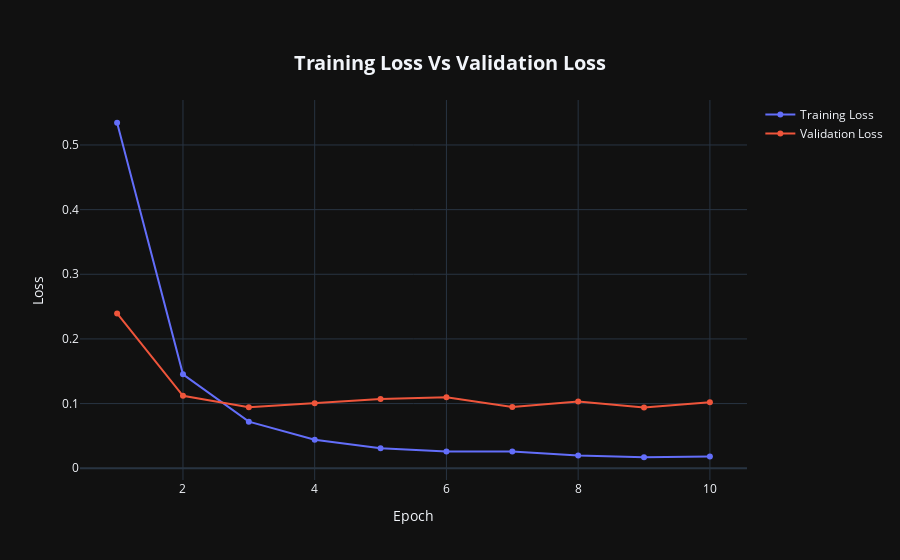

This figure's notebook cell:
### Code cell
fig = go.Figure()

fig.add_trace(go.Scatter(x = acc_loss_data['Epoch'],
                         y = acc_loss_data['Training Loss'],
                         mode='lines+markers',
                         name='Training Loss'))

fig.add_trace(go.Scatter(x = acc_loss_data['Epoch'],
                         y = acc_loss_data['Validation Loss'],
                         mode='lines+markers',
                         name = 'Validation Loss'))

fig.update_layout(title = {'text': "<b>Training Loss Vs Validation Loss</b>\n",
                           'xanchor': 'center',
                           'yanchor': 'top',
                           'y':0.9,'x':0.5,},
                  xaxis_title="Epoch",
                  yaxis_title = "Loss",
                  title_font = dict(size = 20))

fig.layout.template = 'plotly_dark'

fig.show()

### Figure 1 — Plotly figure (JSON) as saved in the notebook; plotly's stock layout.template omitted (floating-point values rounded to 4 significant figures)
{"data": [{"mode": "lines+markers", "name": "Training Loss", "type": "scatter", "x": [1, 2, 3, 4, 5, 6, 7, 8, 9, 10], "y": [0.5344, 0.1453, 0.07209, 0.04409, 0.03089, 0.02599, 0.02608, 0.01961, 0.017, 0.01821]}, {"mode": "lines+markers", "name": "Validation Loss", "type": "scatter", "x": [1, 2, 3, 4, 5, 6, 7, 8, 9, 10], "y": [0.2394, 0.1121, 0.09447, 0.1004, 0.1073, 0.1099, 0.09476, 0.1034, 0.0938, 0.1022]}], "layout": {"title": {"font": {"size": 20}, "text": "<b>Training Loss Vs Validation Loss</b>\n", "x": 0.5, "xanchor": "center", "y": 0.9, "yanchor": "top"}, "xaxis": {"title": {"text": "Epoch"}}, "yaxis": {"title": {"text": "Loss"}}}}
